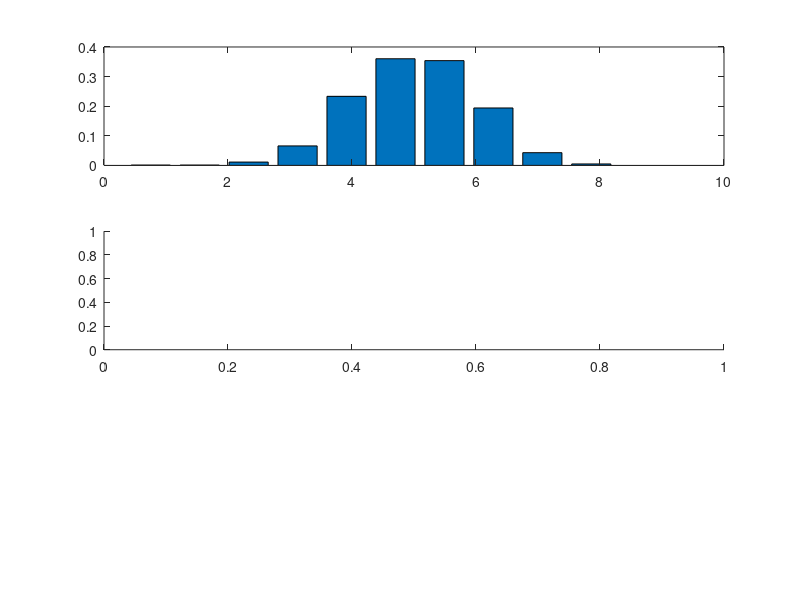

MATLAB code to generate this figure: (Note: this script raises an error after producing the figure.)
figure(1)
miu=5;
sigma=1;
F = [];

for i= 0:1000
    X = random('Normal', miu ,sigma );
    F = [F X];
end
subplot(3,1,1)
bean=10;
[f,x]= hist(F, bean);
bar(x,f/trapz(x,f));
%%
subplot(3,1,2)
x1= -11:0.01:9;
fx = (1/sqrt(2*(pi)*(sigma)*(sigma)))*exp((-((x-miu).*(x-miu)))/(2*((sigma)*(sigma)))) ;
plot(x1, fx);
